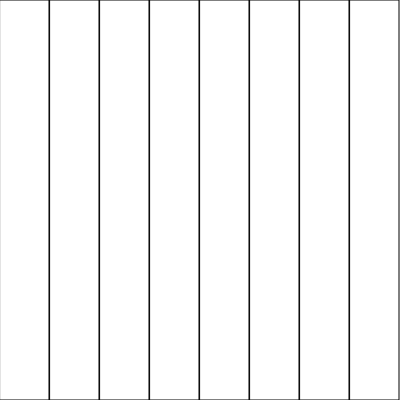
Frame 1 (no input)
Frame 60 (no input): identical to frame 1, image omitted
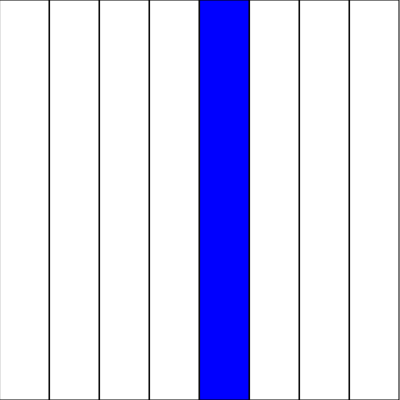
Frame 120 (the mouse pressed at the canvas centre since frame 60)

The p5.js sketch that drew these frames (run headless with seeded random() and noise() and a simulated clock; from frame 60 on, the mouse is pressed at the canvas centre):

// p5.js sketch
// ── sketch.js
let rects = [];
let spacing = 1;

function setup() {
  createCanvas(400, 400);

  let rectWidth = 49;
  for (let i = 0; i < 8; i++) {
    let x = i * (rectWidth + spacing);
    rects.push({
      x: x,
      y: 0,
      w: rectWidth,
      h: height,
      selected: false
    });
  }
}

function draw() {
  background(255);


  for (let r of rects) {
    if (r.selected) {
      fill(0, 0, 255);  
    } else {
      fill(255);       
    }
    stroke(0);
    rect(r.x, r.y, r.w, r.h);
  }
}


function isInside(r, mx, my) {
  return mx >= r.x && mx <= r.x + r.w &&
         my >= r.y && my <= r.y + r.h;
}

function mousePressed() {

  for (let r of rects) {
    if (isInside(r, mouseX, mouseY)) {
      r.selected = true;
    }
  }
}

function mouseReleased() {

  for (let r of rects) {
    r.selected = false;
  }
}

function mouseMoved() {

  for (let r of rects) {
    if (r.selected && !isInside(r, mouseX, mouseY)) {
      r.selected = false;
    }
  }
}
